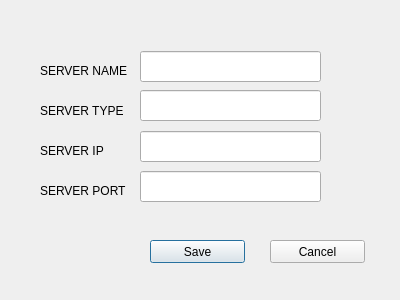
<?xml version="1.0" encoding="UTF-8"?>
<ui version="4.0">
 <class>Dialog</class>
 <widget class="QDialog" name="Dialog">
  <property name="geometry">
   <rect>
    <x>0</x>
    <y>0</y>
    <width>400</width>
    <height>300</height>
   </rect>
  </property>
  <property name="windowTitle">
   <string>ADD DB SERVER</string>
  </property>
  <widget class="QLabel" name="label">
   <property name="geometry">
    <rect>
     <x>40</x>
     <y>50</y>
     <width>91</width>
     <height>41</height>
    </rect>
   </property>
   <property name="text">
    <string>SERVER NAME</string>
   </property>
  </widget>
  <widget class="QLabel" name="label_2">
   <property name="geometry">
    <rect>
     <x>40</x>
     <y>90</y>
     <width>91</width>
     <height>41</height>
    </rect>
   </property>
   <property name="text">
    <string>SERVER TYPE</string>
   </property>
  </widget>
  <widget class="QLabel" name="label_3">
   <property name="geometry">
    <rect>
     <x>40</x>
     <y>130</y>
     <width>91</width>
     <height>41</height>
    </rect>
   </property>
   <property name="text">
    <string>SERVER IP</string>
   </property>
  </widget>
  <widget class="QLabel" name="label_4">
   <property name="geometry">
    <rect>
     <x>40</x>
     <y>170</y>
     <width>91</width>
     <height>41</height>
    </rect>
   </property>
   <property name="text">
    <string>SERVER PORT</string>
   </property>
  </widget>
  <widget class="QLineEdit" name="lnEditServerName">
   <property name="geometry">
    <rect>
     <x>140</x>
     <y>51</y>
     <width>181</width>
     <height>31</height>
    </rect>
   </property>
  </widget>
  <widget class="QLineEdit" name="lnEditServertype">
   <property name="geometry">
    <rect>
     <x>140</x>
     <y>90</y>
     <width>181</width>
     <height>31</height>
    </rect>
   </property>
  </widget>
  <widget class="QLineEdit" name="lnEditServerIp">
   <property name="geometry">
    <rect>
     <x>140</x>
     <y>131</y>
     <width>181</width>
     <height>31</height>
    </rect>
   </property>
  </widget>
  <widget class="QLineEdit" name="lnEditServerPort">
   <property name="geometry">
    <rect>
     <x>140</x>
     <y>171</y>
     <width>181</width>
     <height>31</height>
    </rect>
   </property>
  </widget>
  <widget class="QPushButton" name="pshButtonSave">
   <property name="geometry">
    <rect>
     <x>150</x>
     <y>240</y>
     <width>95</width>
     <height>23</height>
    </rect>
   </property>
   <property name="text">
    <string>Save</string>
   </property>
  </widget>
  <widget class="QPushButton" name="pshButtonCancel">
   <property name="geometry">
    <rect>
     <x>270</x>
     <y>240</y>
     <width>95</width>
     <height>23</height>
    </rect>
   </property>
   <property name="text">
    <string>Cancel</string>
   </property>
  </widget>
 </widget>
 <resources/>
 <connections/>
</ui>
